Frame 1 (no input): blank canvas, image omitted
Frame 60 (the mouse pressed at the canvas centre just before this capture): blank canvas, image omitted
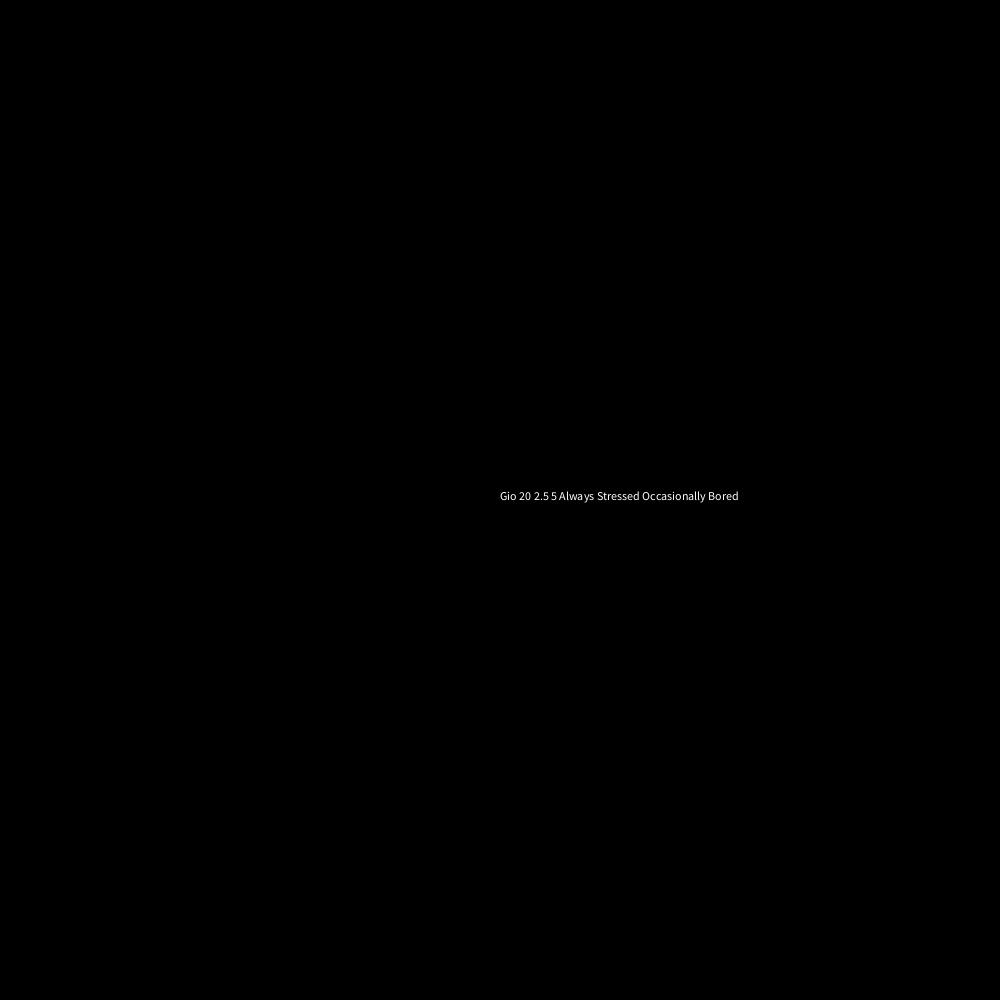
Frame 120 (the mouse held since frame 60 and released just before this capture)

The Processing sketch whose frames 1 and 60 were blank and that drew this single picture after the mouse press (run headless with seeded random() and noise(); from frame 60 on, the mouse is pressed at the canvas centre):

// Processing sketch: CodingChallenge_W5
// ── CodingChallenge_W5.pde
// coding challenge - week 5
// art22 spring 2020
// author: gio putrino

collegeKid Gio;
collegeKid Syd;
collegeKid Cat;

void setup() {
  size(1000, 1000);

  Gio = new collegeKid("Gio", 20, 2.5, 5, "Always Stressed", "Occasionally Bored");
  Syd = new collegeKid("Syd", 22, 0, 7, "She never seems stressed", "Not Bored, Just Uninterested");
  Cat = new collegeKid("Cat", 22, 0, 8, "Moderately stressed", "Always Bored");
}


void draw() {
  background(0);
  Gio.display(); // display Gio's information
  // Syd.display(); // display Syd's information
  // Cat.display(); // display Cat's information
}


void mouseReleased() {
  Gio.sleep+=-1; // decrease Gio's sleep  :(  every mouse click
}

// ── collegeKid.pde
class collegeKid{
  // necessary variables
  String name;
  int age;
  float coffee;
  int sleep;
  String stressLevel;
  String boredom;
  
  float x,y;
  
  // constructor ... what will I need to say to create a specifc instance of the human class?
  collegeKid( String n, int a, float c, int s, String l, String b){
     name = n;
     age = a;
     coffee = c;   
     sleep = s;
     stressLevel = l;
     boredom = b;
  }
  
  // methods
  void display(){
     x = mouseX;
     y = mouseY;
     text(name + " " + age + " " + coffee + " " + sleep + " " + stressLevel + " " + boredom, x, y);
  }

}
